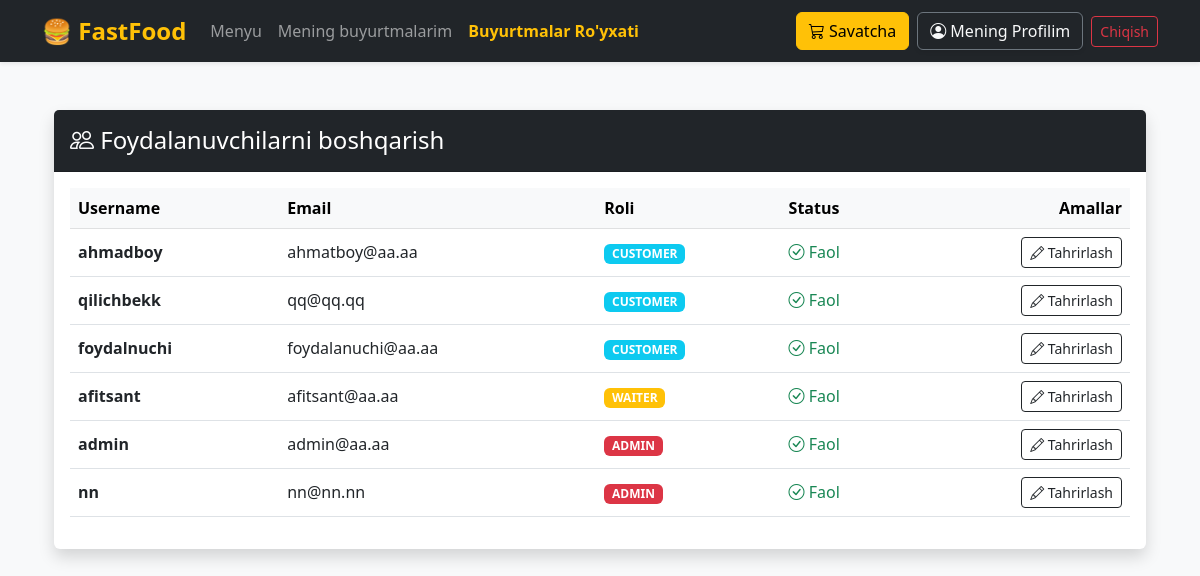
/admin-panel/users/ (signed in), run on an earlier commit of the app's database.
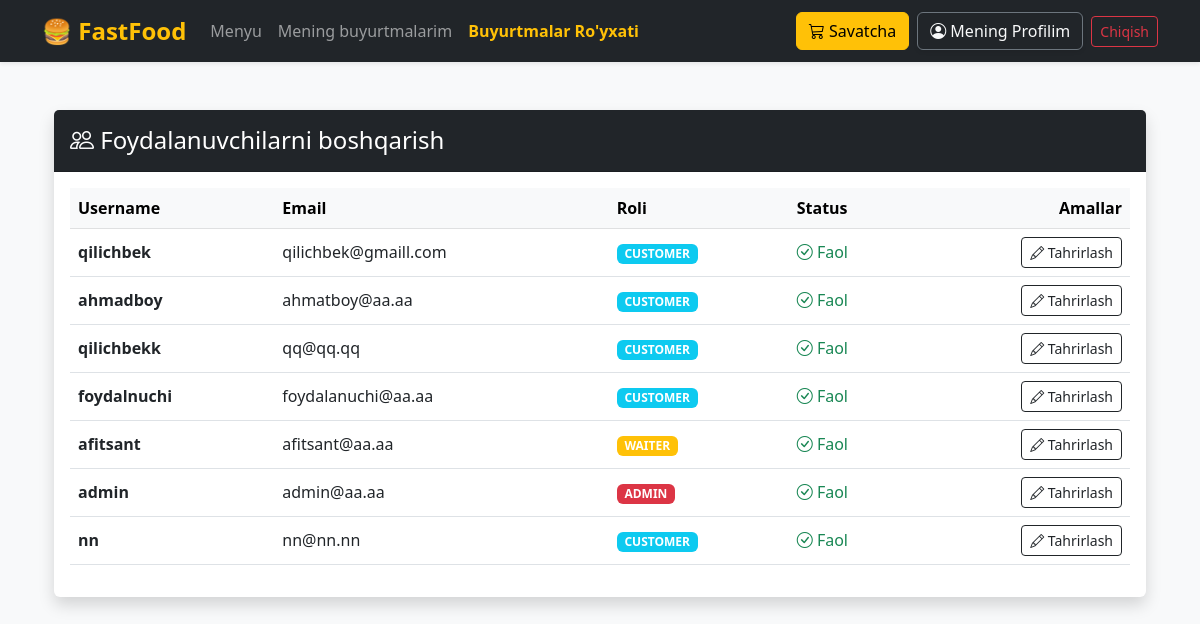
And on a later commit of the database.
### users/models.py (models this page shows, shortened)
class User(AbstractUser):
    class Role(models.TextChoices):
        ADMIN = "ADMIN", "Admin"
        WAITER = "WAITER", "Ofitsiant"
        CUSTOMER = "CUSTOMER", "Foydalanuvchi"
    role = models.CharField(
        max_length=20,
        choices=Role.choices,
        default=Role.CUSTOMER
    )

### users/views.py (the view)
# urls.py: path('admin-panel/users/', user_views.user_management_view, name='user_management'),
@user_passes_test(is_admin)
def user_management_view(request):
    users = User.objects.all().order_by('-date_joined')
    return render(request, 'user_management.html', {'users': users})

### users/views.py (called while the page is built)
def is_admin(user):
    return user.is_authenticated and user.role == 'ADMIN'

### templates/user_management.html
{% extends 'base.html' %}
{% block content %}
<div class="container mt-5">
    <div class="card shadow border-0">
        <div class="card-header bg-dark text-white p-3">
            <h4 class="mb-0"><i class="bi bi-people"></i> Foydalanuvchilarni boshqarish</h4>
        </div>
        <div class="card-body">
            <table class="table table-hover align-middle">
                <thead class="table-light">
                    <tr>
                        <th>Username</th>
                        <th>Email</th>
                        <th>Roli</th>
                        <th>Status</th>
                        <th class="text-end">Amallar</th>
                    </tr>
                </thead>
                <tbody>
                    {% for u in users %}
                    <tr>
                        <td><strong>{{ u.username }}</strong></td>
                        <td>{{ u.email }}</td>
                        <td>
                            <span class="badge {% if u.role == 'ADMIN' %}bg-danger{% elif u.role == 'WAITER' %}bg-warning{% else %}bg-info{% endif %}">
                                {{ u.role }}
                            </span>
                        </td>
                        <td>
                            {% if u.is_active %}
                                <span class="text-success"><i class="bi bi-check-circle"></i> Faol</span>
                            {% else %}
                                <span class="text-muted">Nofaol</span>
                            {% endif %}
                        </td>
                        <td class="text-end">
                            <a href="{% url 'edit_user' u.id %}" class="btn btn-sm btn-outline-dark">
                                <i class="bi bi-pencil"></i> Tahrirlash
                            </a>
                        </td>
                    </tr>
                    {% endfor %}
                </tbody>
            </table>
        </div>
    </div>
</div>
{% endblock %}

What changed in the data, as far as the page shows it:
added User: username "qilichbek", email "qilichbek@gmaill.com", role "CUSTOMER", is_active True (drawn)
changed User "nn": role "ADMIN" → "CUSTOMER"
